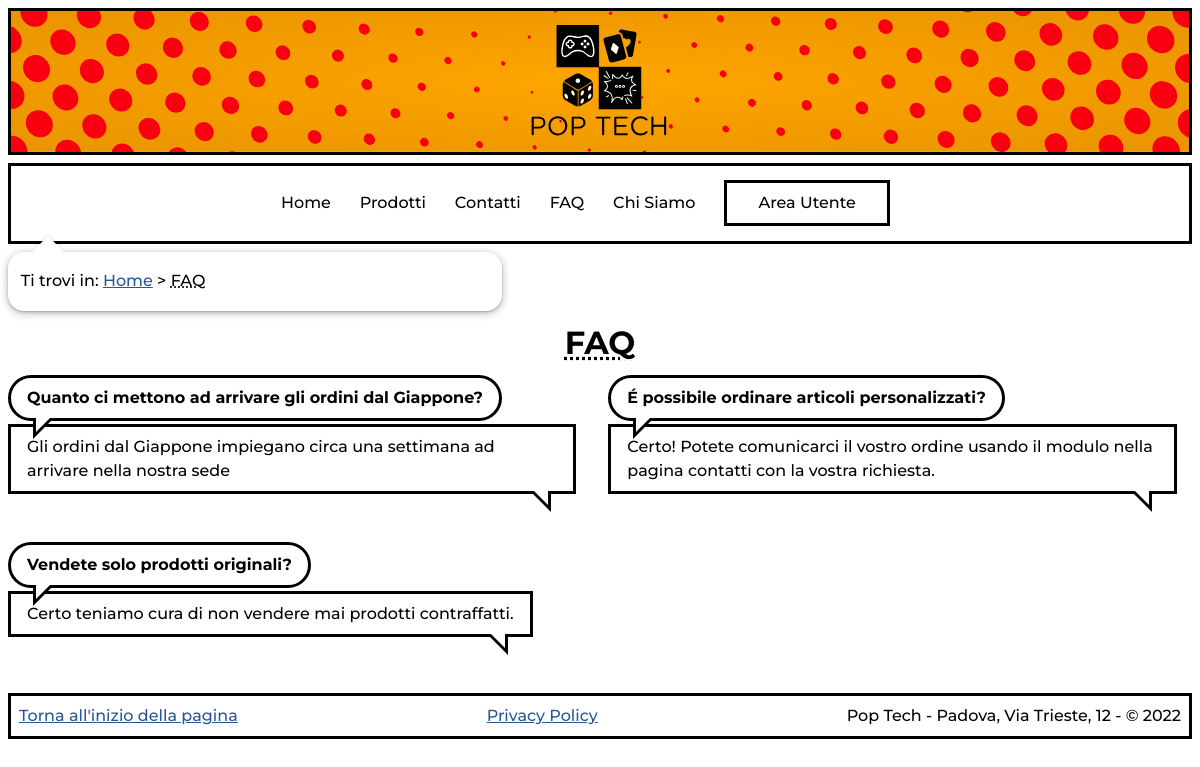
Page /FAQ.php on the earlier database version.
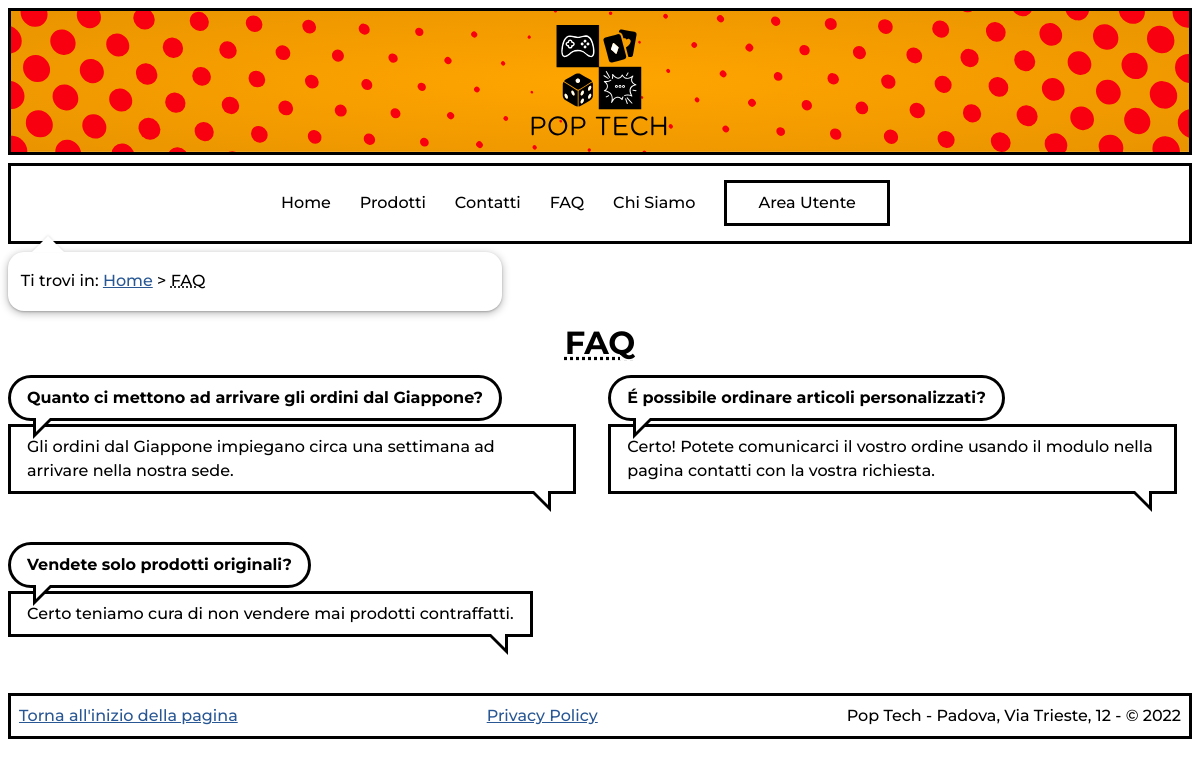
Same page on the later database version.
### tables this page shows
CREATE TABLE `faq` (
  `ID` int(10) UNSIGNED NOT NULL,
  `domanda` text NOT NULL,
  `risposta` text NOT NULL
);

### includes/connection.php (called while the page is built, shortened)
<?php
class DBAccess{
    private $connection;
    public function open_connection(){
        $this->connection = mysqli_connect(DBAccess::HOST_DB, DBAccess::USERNAME, DBAccess::PASSWORD, DBAccess::DATABASE_NAME);
        if(mysqli_connect_errno()) {
            echo "Errore di connessione al database: " . mysqli_connect_error();
            return false;
        }
        else{
            return true;
        }
    }
    public function exec_select_query($query){
        $res = mysqli_query($this->connection, $query) or die("Errore DB: ".mysqli_error($this->connection));
        if(mysqli_num_rows($res)==0){
            return array();
        }else{
            $resArray = array();
            while($row = mysqli_fetch_assoc($res)){
                array_push($resArray,$row);
            }
            return $resArray;
        }
    }
}
?>

### FAQ.php (the view, shortened to what this page needs)
<?php
    require_once "includes/connection.php";
    require_once "includes/utilities.php";
    $template = file_get_contents('layouts/layout.html');
    $pageID = 'FAQ';
    $title = "FAQ - Pop Tech";
    $breadcrumbs = '<p>Ti trovi in: <a href="index.php" lang="en">Home</a> &gt; <abbr title="Frequently Asked Questions" lang="en">FAQ</abbr></p> ';
    $content = '<h1><abbr title="Frequently Asked Questions" lang="en">FAQ</abbr></h1>';
    $connection = new DBAccess;
    $content .= '<div class="faqRow">';
    if ($connection->open_connection()) {
        $faqs = $connection->exec_select_query('SELECT id, domanda, risposta FROM faq;');
        foreach($faqs as $faq){
            $content .= '<details open="">
                    <summary class="comic_box">'.parse_lang($faq['domanda']).'</summary>
                    <p class="comic_box2">'.parse_lang($faq['risposta']).'</p>
            </details>';
        }
        $content .= "</div>";
    }else{
        $title = "FAQ - Pop Tech";
        $breadcrumbs = '<p>Ti trovi in: <a href="index.php" lang="en">Home</a> &gt; <abbr title="Frequently Asked Questions" lang="en">FAQ</abbr></p> ';
        $content = '<h1><abbr title="Frequently Asked Questions" lang="en">FAQ</abbr></h1>';
        $content .= getDBConnectionError();
    }
    $menu = get_menu();
    $template = str_replace('{{menu}}',$menu,$template);
    echo replace_in_page($template,$title,$pageID,$breadcrumbs,'keywords','description',$content,'addScrollEventListener()');
?>

### includes/utilities.php (shortened to what this page needs)
<?php
require_once('connection.php');
function replace_in_page(String $html, String $title, String $id, String $breadcrumbs, String $keywords, String $description, String $content, String $onload = ''){
    $header = file_get_contents('layouts/header.html');
    $html = str_replace('{{onload}}',$onload,$html);
    $html  = str_replace('{{header}}',$header,$html);
    $html = str_replace('{{title}}',$title,$html);
    $html = str_replace('{{keywords}}',$keywords,$html);
    $html = str_replace('{{description}}',$description,$html);
    $html = str_replace('{{pageID}}',$id,$html);
    $html = str_replace('{{breadcrumbs}}',$breadcrumbs,$html);
    $html = str_replace('{{content}}',$content,$html);
    $footer = file_get_contents('layouts/footer.html');
    $html   = str_replace('{{footer}}',$footer,$html);
    return $html;
}
function parse_lang(String $string, bool $delete=false){
    if($delete){
        $replaceStart = '';
        $replaceEnd = '';
    }else{
        $replaceStart = '<span lang="${2}">';
        $replaceEnd = '</span>';
    }
    $string = preg_replace('/\[\/.{2}\]/', $replaceEnd, $string);
    $string = preg_replace('/(\[)([a-z]{2})(\])/', $replaceStart, $string);
    return $string;
}
function get_menu(){
    $menu = '';
    $links = ["index.php","prodotti.php","contatti.php","FAQ.php","chiSiamo.html"];
    $names = ["Home","Prodotti","Contatti","FAQ","Chi Siamo"];
    $langs = ["en","","","en",""];
    $nLinks = count($links);
    $strToRemove = "/poptech/";
    $currentPage = str_replace($strToRemove,"",$_SERVER['REQUEST_URI']);
    for($i=0;$i<$nLinks;$i++){
        if($currentPage==$links[$i] || ($currentPage=='' && $links[$i]=='index.php')){
            $menu .= '<li id="currentLink" '.(($langs[$i])?'lang="'.$langs[$i].'"':'').'>'.$names[$i].'</li>';
        }else{
            $menu .= '<li><a href="'.$links[$i].'" '.(($langs[$i])?'lang="'.$langs[$i].'"':'').'>'.$names[$i].'</a></li>';
        }
    }
    $menu .= '<li><a class="button" href="area-utente/" >Area Utente</a></li>';
    return $menu;
}
?>

### styles/tablet.css (style rules this page uses)
:root { --chiSiamoGrad1Stop1: #FDC708; --chiSiamoGrad1Stop2: #FFF5D1; --contattiGrad1Stop1: #55BEF9; --contattiGrad1Stop2: #DCF1FD; --contattiGrad2Stop1: #FFF494; --contattiGrad2Stop2: #FFC671; --bordercolor: #000; }
.faqRow details { flex:100% 0 0; margin-bottom: 2em; }

### styles/mobile.css (style rules this page uses)
:root { --chiSiamoGrad1Stop1: #FDC708; --chiSiamoGrad1Stop2: #FFF5D1; --contattiGrad1Stop1: #55BEF9; --contattiGrad1Stop2: #DCF1FD; --contattiGrad2Stop1: #FFC671; --contattiGrad2Stop2: #FFF27F; --bordercolor: #000; }
header#header h1 { background-position: left; margin-left: 0.1em; font-size: 5em; }
nav#menu { opacity: 0; margin: 0; max-height: 1px; overflow-y: hidden; text-align: center; transition: opacity 0.5s ease-out; }
nav#menu ul li { align-items: center; flex-direction: column; justify-content: center; display: flex; margin: 0.5em 0em 0.5em 0em; }
nav#breadcrumbs { max-width: 100%; margin: 0em 0.5em; }
main#content { margin: 0.5em; padding: 0em; }
main#content h1 { margin: 0.0em; line-height: 1.2; }
.faqRow details { flex:100% 0 0; }

### styles/print.css (style rules this page uses)
html,body { font-size: 12pt; line-height: 1.5em; }
body { margin: auto; font-family: "Times New Roman", serif; }
header#header h1 { height: 3cm; width: auto; content: url(../images/logo.svg); margin-left: auto; margin-right: auto; }
footer { margin-top: 0.5cm; text-align: center; }
footer a { display: none; }
#menu { display: none; }
#FAQ summary { font-weight: bold; }

Differences in the rows shown:
changed faq "Quanto ci mettono ad arrivare gli ordini dal Giappone?": risposta "Gli ordini dal Giappone impiegano circa una settimana ad arrivare nella nostra sede" → "Gli ordini dal Giappone impiegano circa una settimana ad arrivare nella nostra sede."
